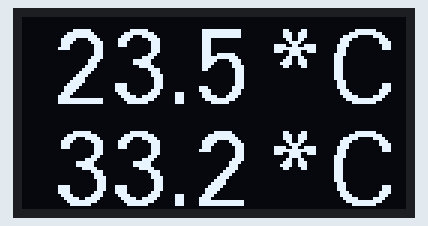
Simulated run of this sketch. Board: Arduino Uno, built with avr-gcc and run on an emulated ATmega328P. Shown: 128×64 one-colour display.

Above: at 0.4 s.

The sketch:

10OLED_SH1106_u8g.ino
```cpp
/*
 * Generated using BlocklyDuino:
 *
 * https://github.com/MediaTek-Labs/BlocklyDuino-for-LinkIt
 *
 * Date: Mon, 05 Oct 2020 04:39:40 GMT
 */

#include "U8glib.h"

float amb;

float obj;

U8GLIB_SH1106_128X64 u8g(U8G_I2C_OPT_NONE); // I2C / TWI ;
void draw() {
  u8g.setFont(u8g_font_fur25);
  u8g.setPrintPos(10, 29);
  u8g.print(amb, 1);
  u8g.drawStr( 80, 29, "*C");
  u8g.setPrintPos(10, 63);
  u8g.print(obj, 1);
  u8g.drawStr( 80, 63, "*C");
}

void setup()
{
  Serial.begin(9600);


}


void loop()
{
  amb = 23.5;
obj = 33.2;

u8g.firstPage();
  do {
  draw();
  } while ( u8g.nextPage() );
  delay(100);
}
```
